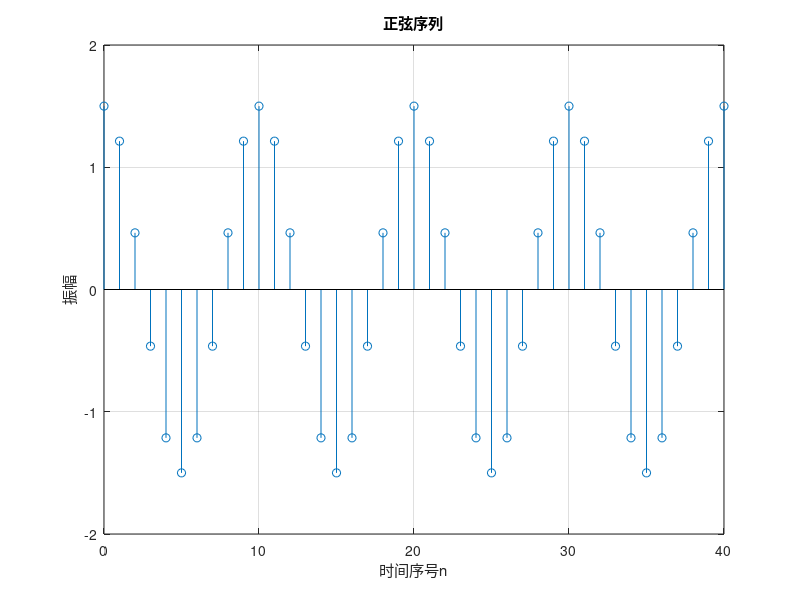

Reproduce this figure in MATLAB.
% 产生一个正弦序列
n = 0 : 40;
f = 0.1;
phase = 0;
A = 1.5;
arg = 2 * pi * f * n - phase;
x = A * cos(arg);
clf;
stem(n, x);
axis([0 40 -2 2]);
grid;
title('正弦序列');
xlabel('时间序号n');
ylabel('振幅');
axis;